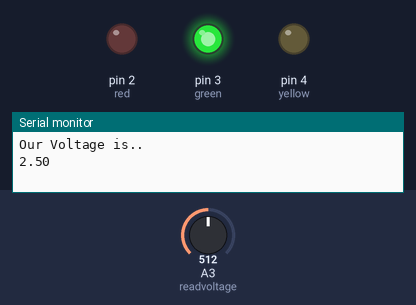
Bench run of a sketch on a simulated Arduino Uno, built with avr-gcc and run on an emulated ATmega328P. Parts: output pins drawn as LEDs (lit = HIGH), the last lines printed to the serial monitor. Inputs (shaded band) come from the test bench; at power-on: A3 (readvoltage) = 512.

Above: at 1.3 s.
1.4 s: A3 (readvoltage) set to 504
At 3.2 s:
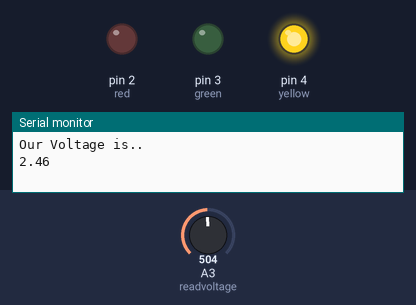
3.5 s: A3 (readvoltage) set to 900
At 4.9 s:
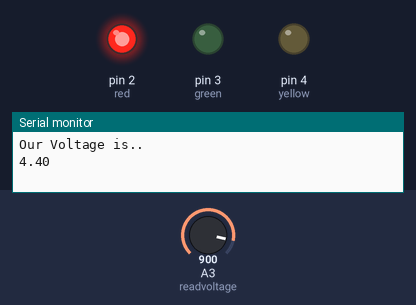
5.5 s: A3 (readvoltage) set to 726
7.2 s: A3 (readvoltage) set to 704
At 9.2 s:
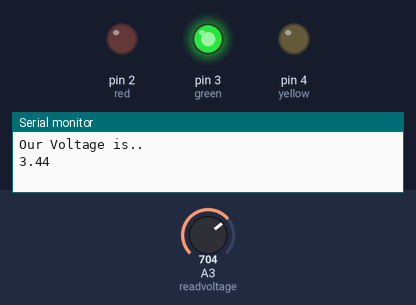
9.5 s: A3 (readvoltage) set to 511
At 11.0 s:
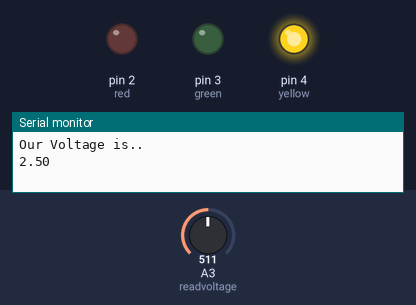
Timing chart, 0 to 12.5 s (numbered marks = the images above; inputs shaded):
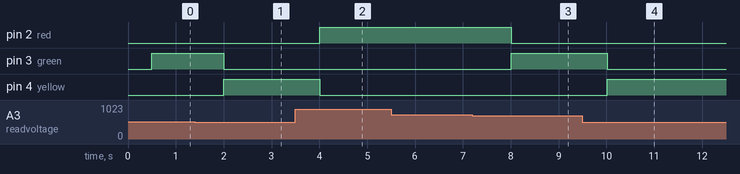

Measured:
- the behaviour switches between 512 and 511 on A3 (readvoltage) (found by bisection; images 0 and 1)
- the behaviour switches between 717 and 716 on A3 (readvoltage) (found by bisection; images 2 and 3)
- after the input at 1.4 s, pin 3 (green): HIGH → LOW after 0.60 s; pin 4 (yellow): LOW → HIGH after 0.60 s
- after the input at 3.5 s, pin 2 (red): LOW → HIGH after 0.51 s; pin 4 (yellow): HIGH → LOW after 0.51 s
- after the input at 7.2 s, pin 2 (red): HIGH → LOW after 0.81 s; pin 3 (green): LOW → HIGH after 0.81 s
- after the input at 9.5 s, pin 3 (green): HIGH → LOW after 0.51 s; pin 4 (yellow): LOW → HIGH after 0.51 s

The sketch:

pontiometer.ino
```cpp
int red =2;
int green =3;
int yellow =4;
int readvoltage = A3;
float voltage;
int delayT = 500;
float Vol;
void setup() {
   pinMode (yellow,OUTPUT);
   pinMode (red,OUTPUT);
   pinMode (green,OUTPUT);
   Serial.begin(9600);

}

void loop() {
Vol=analogRead(readvoltage);

  voltage = ((5.0/1023.0)* Vol);
  Serial.println("Our Voltage is..");
  Serial.println(voltage);
  Serial.println(" ");

  delay(delayT);
  if(voltage <=2.5)
  {
    digitalWrite (yellow,HIGH);
    digitalWrite (red,LOW);
    digitalWrite (green,LOW);
   }
   if(voltage>2.5 && voltage<3.5)
  {
    digitalWrite (green,HIGH);
    digitalWrite (red,LOW);
    digitalWrite (yellow,LOW);
  }
  if(voltage>=3.5)
  {
    digitalWrite(red, HIGH);
    digitalWrite(green, LOW);
    digitalWrite(yellow, LOW);
  }

}
```
